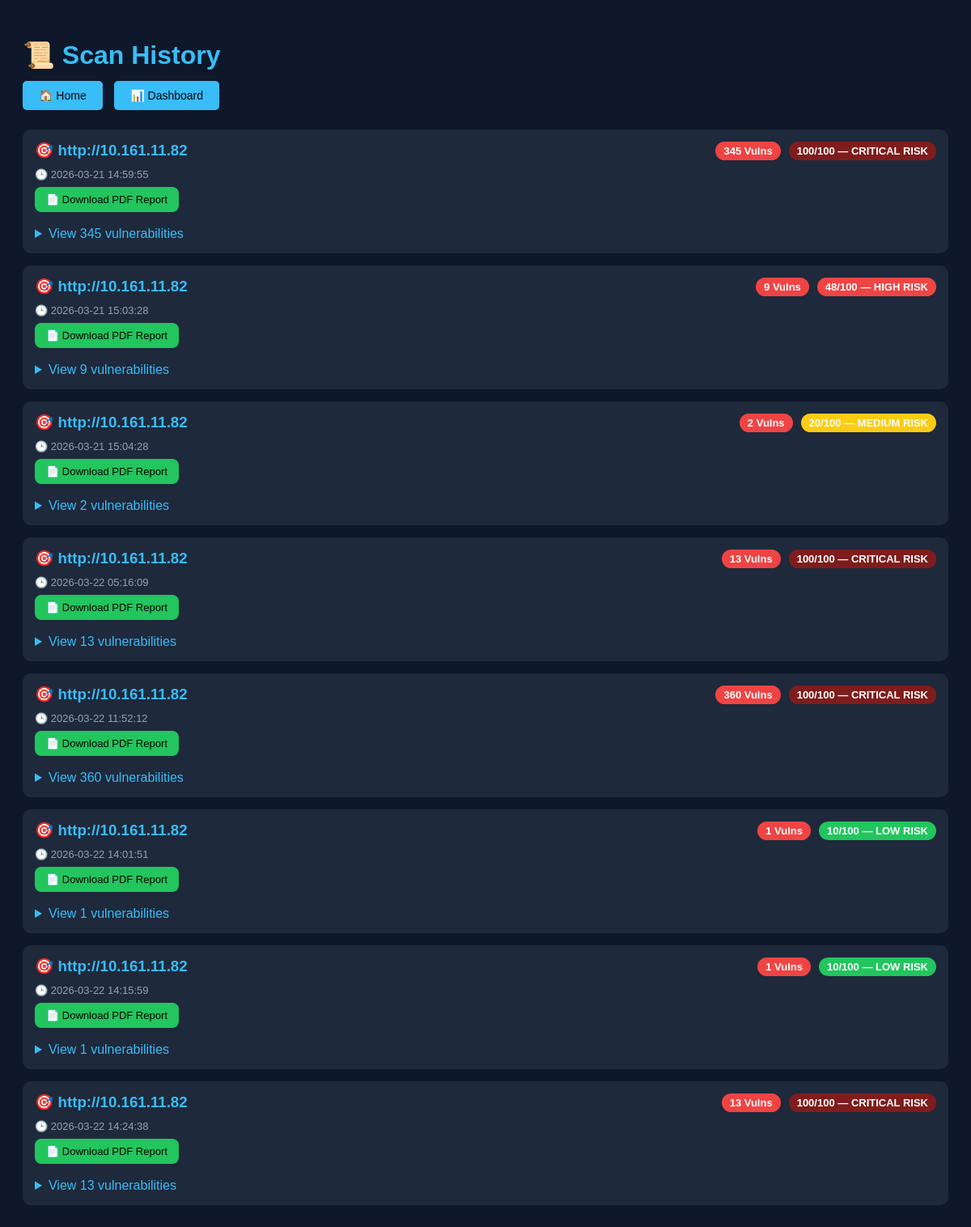
Screenshot of /history (signed in) with the database file from the repository.
### tables this page shows
CREATE TABLE scans (
            id INTEGER PRIMARY KEY AUTOINCREMENT,
            user_id INTEGER NOT NULL,
            target TEXT NOT NULL,
            timestamp TEXT NOT NULL,
            total INTEGER DEFAULT 0,
            risk_score INTEGER DEFAULT 0,
            risk_label TEXT DEFAULT 'LOW RISK',
            risk_color TEXT DEFAULT '#22c55e',
            vulnerabilities TEXT DEFAULT '[]',
            FOREIGN KEY (user_id) REFERENCES users(id)
        );

### dashboard.py (the view)
@app.route("/history")
@login_required
def history():
    from auth.database import get_scans_for_user
    scans = get_scans_for_user(current_user.id)  # ✅ only this user's scans
    return render_template("history.html", scans=scans)

### auth/database.py (called while the page is built)
def get_scans_for_user(user_id):
    import json
    conn = sqlite3.connect(DB_PATH)
    cursor = conn.cursor()
    cursor.execute(
        "SELECT * FROM scans WHERE user_id = ? ORDER BY id DESC",
        (user_id,)
    )
    rows = cursor.fetchall()
    conn.close()
    scans = []
    for row in rows:
        scans.append({
            "id": row[0],
            "target": row[2],
            "timestamp": row[3],
            "total": row[4],
            "risk_score": row[5],
            "risk_label": row[6],
            "risk_color": row[7],
            "vulnerabilities": json.loads(row[8])
        })
    return scans

### auth/models.py (called while the page is built)
    @staticmethod
    def from_db_row(row):
        if row:
            return User(
                id=row[0],
                username=row[1],
                password=row[2],
                email=row[3],
                security_question=row[4],
                security_answer=row[5]
            )
        return None

### dashboard.py (called while the page is built)
@login_manager.user_loader
def load_user(user_id):
    conn = sqlite3.connect("users.db")
    cursor = conn.cursor()
    cursor.execute("SELECT * FROM users WHERE id = ?", (user_id,))
    row = cursor.fetchone()
    conn.close()
    return User.from_db_row(row)

@app.after_request
def add_header(response):
    response.headers["Cache-Control"] = "no-store"
    return response

### templates/history.html (shortened to what this page needs)
<!DOCTYPE html>
<html>
<head>
</head>
<body>
    <h1>📜 Scan History</h1>
    <a href="/" class="btn">🏠 Home</a>
    <a href="/dashboard" class="btn" style="margin-left:10px;">📊 Dashboard</a>
    <br><br>
    {% if scans %}
    {% for scan in scans | reverse %}
    <div class="scan-card">
        <div class="scan-header">
            <h3>🎯 {{ scan.target }}</h3>
            <div style="display:flex;gap:10px;align-items:center;">
                <span class="badge HIGH">{{ scan.total }} Vulns</span>
                <span class="badge" style="background:{{ scan.risk_color or '#475569' }};color:white;">
                    {{ scan.risk_score or 'N/A' }}/100 — {{ scan.risk_label or 'UNKNOWN' }}
                </span>
            </div>
        </div>
        <div class="meta">
            🕒 {{ scan.timestamp }}
        </div>
        <a href="/download_history_report/{{ scan.id }}">
            <button style="
        background:#22c55e;
        color:black;
        border:none;
        padding:8px 14px;
        border-radius:8px;
        margin-bottom:10px;
        cursor:pointer;
        font-size:13px;">
                📄 Download PDF Report
            </button>
        </a>
        <details>
            <summary>View {{ scan.total }} vulnerabilities</summary>
        </details>
    </div>
    {% endfor %}
    {% endif %}
</body>
</html>

### templates/history.html (style rules this page uses)
body { font-family: Arial; background: #0f172a; color: white; padding: 20px; }
h1 { color: #38bdf8; }
.scan-card { background: #1e293b; border-radius: 10px; padding: 15px; margin: 15px 0; }
.scan-header { display: flex; justify-content: space-between; align-items: center; margin-bottom: 10px; }
.scan-header h3 { margin: 0; color: #38bdf8; }
.badge { padding: 4px 10px; border-radius: 20px; font-size: 13px; font-weight: bold; }
.HIGH { background: #ef4444; }
.meta { font-size: 13px; color: #94a3b8; margin-bottom: 8px; }
.btn { padding: 10px 20px; background: #38bdf8; color: black; border: none; cursor: pointer; border-radius: 5px; font-size: 14px; text-decoration: none; }
details summary { cursor: pointer; color: #38bdf8; margin-top: 8px; }

### rows the page displays
scans: target "http://10.161.11.82", total "345", risk_score "100", risk_label "CRITICAL RISK", timestamp "2026-03-21 14:59:55"
scans: target "http://10.161.11.82", total "9", risk_score "48", risk_label "HIGH RISK", timestamp "2026-03-21 15:03:28"
scans: target "http://10.161.11.82", total "2", risk_score "20", risk_label "MEDIUM RISK", timestamp "2026-03-21 15:04:28"
scans: target "http://10.161.11.82", total "13", risk_score "100", risk_label "CRITICAL RISK", timestamp "2026-03-22 05:16:09"
scans: target "http://10.161.11.82", total "360", risk_score "100"
